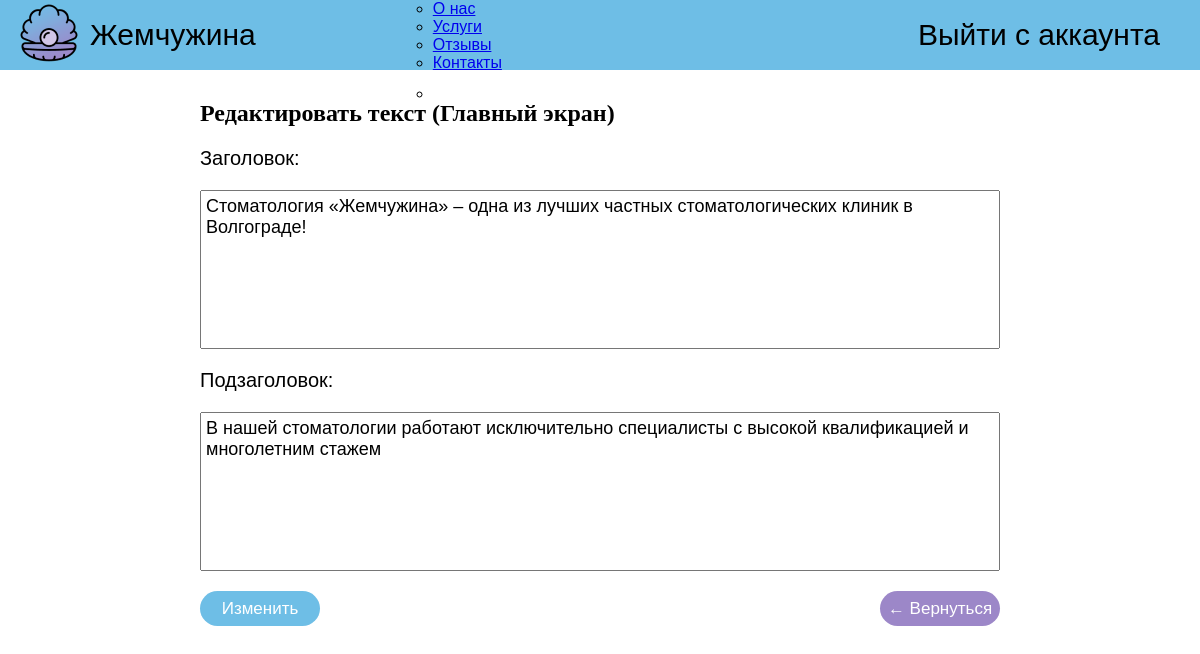
Page /app/admin/update-first-screen.php?id=1 (signed in) on the committed database.
### tables this page shows
CREATE TABLE `first_screen` (
  `id` int(11) NOT NULL,
  `title` text DEFAULT NULL,
  `subtitle` text DEFAULT NULL
);

### app/admin/update-first-screen.php (the view, shortened to what this page needs)
<?php
    require_once "includes/connect.php";
    $id = $_GET["id"];
    $update_first_screen = mysqli_fetch_assoc($con->query("SELECT * FROM `first_screen` WHERE `id` = $id"));
?>
<!DOCTYPE html>
<html lang="en">
<head>
    <link rel="stylesheet" href="../css/update-page.css">
</head>
<body>
    <main>
        <?php include_once "admin-header.php"; ?>
        <section>
            <h2>Редактировать текст (Главный экран)</h2>
            <form action="includes/save-first-screen.php" method="POST">
                <div class="row-edit">
                    <label for="">Заголовок:</label>
                    <textarea name="title" id="" cols="30" rows="7"><?php echo $update_first_screen["title"]?></textarea>
                </div>
                <div class="row-edit">
                    <label for="">Подзаголовок:</label>
                    <textarea name="subtitle" id="" cols="30" rows="7"><?php echo $update_first_screen["subtitle"]?></textarea>
                </div>
                <button type="submit">Изменить</button>
                 <a class ="return" href="admin-panel.php">&#8592; Вернуться</a>
            </form>
        </section>
    </main>
</body>
</html>

### app/css/update-page.css (style rules this page uses)
* { padding: 0; margin: 0; }
section { display: table; width: 800px; min-height: 400px; margin: auto; margin-top: 30px; }
section form { margin-top: 20px; }
section form .row-edit { display: -webkit-box; display: -ms-flexbox; display: flex; -webkit-box-orient: vertical; -webkit-box-direction: normal; -ms-flex-direction: column; flex-direction: column; margin-bottom: 20px; }
section form .row-edit label { font-family: "Montserrat", sans-serif; font-size: 20px; margin-bottom: 20px; }
section form .row-edit textarea { resize: none; padding: 5px; font-family: "Montserrat", sans-serif; font-size: 18px; }
section button { width: 120px; height: 35px; color: white; background-color: #6EBEE6; font-family: "Montserrat", sans-serif; font-size: 17px; border: none; border-radius: 30px; cursor: pointer; -webkit-transition: 0.7s linear; transition: 0.7s linear; }
section .return { float: right; display: -webkit-box; display: -ms-flexbox; display: flex; -webkit-box-pack: center; -ms-flex-pack: center; justify-content: center; -webkit-box-align: center; -ms-flex-align: center; align-items: center; width: 120px; height: 35px; text-decoration: none; color: white; background: #9C87C8; font-family: "Montserrat", sans-serif; font-size: 17px; border: none; border-radius: 30px; -webkit-transition: 0.7s linear; transition: 0.7s linear; }

### rows in the picture
first_screen: title "Стоматология «Жемчужина» – одна из лучших частных стоматологических клиник в Волгограде!", subtitle "В нашей стоматологии работают исключительно специалисты с высокой квалификацией и многолетним стажем"
